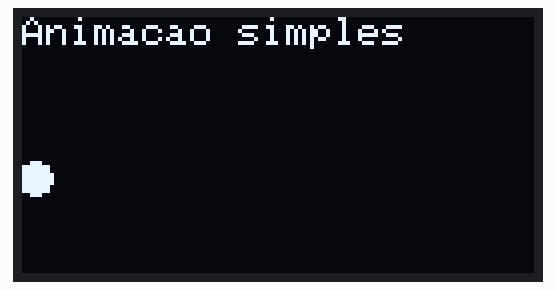
The sketch below on a simulated ESP32. On the bench: 128×64 one-colour display.

Above: at 0.36 s.
At 1.12 s:
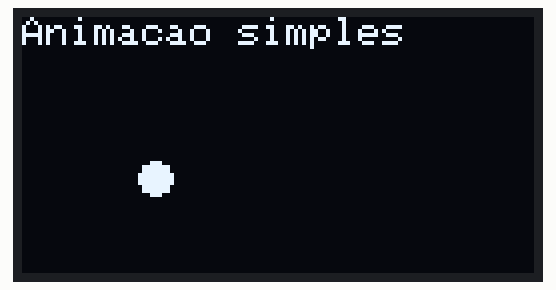
At 2.03 s:
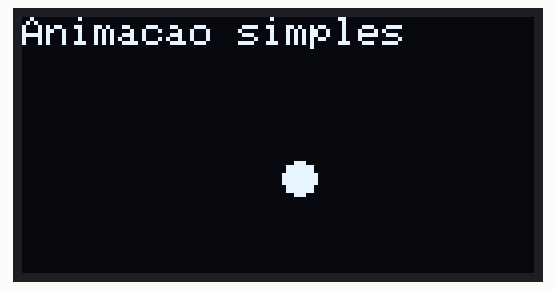
At 3.69 s:
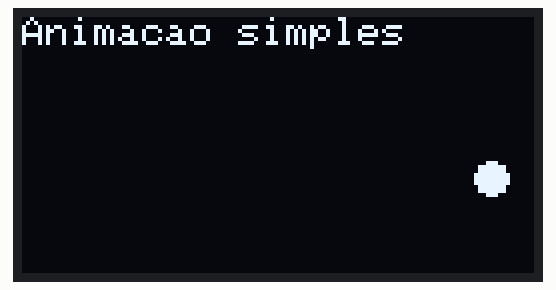
At 5.35 s:
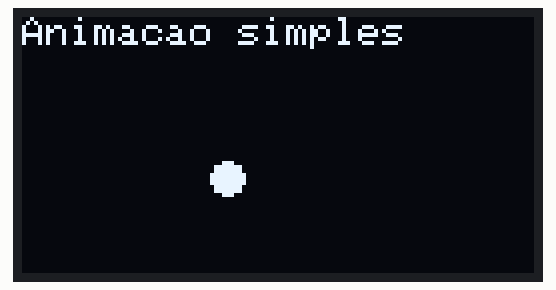
At 7.02 s:
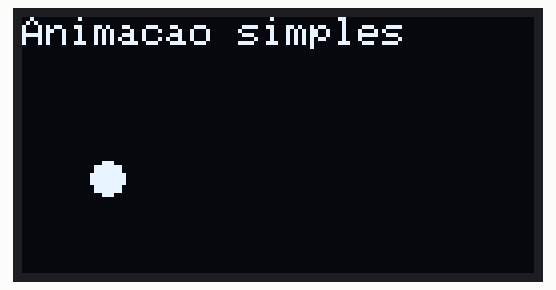

The sketch:

TEST_06_OLED_I2C_23_22.ino
```cpp
/*
  TESTE 06 - OLED SSD1306 I2C
  SDA=23 SCL=22  ADDR=0x3C
*/

#include <Arduino.h>
#include <Wire.h>
#include <Adafruit_GFX.h>
#include <Adafruit_SSD1306.h>

static const uint8_t OLED_SDA  = 23;
static const uint8_t OLED_SCL  = 22;
static const uint8_t OLED_ADDR = 0x3C;

#define SCREEN_WIDTH 128
#define SCREEN_HEIGHT 64
#define OLED_RESET -1

Adafruit_SSD1306 display(SCREEN_WIDTH, SCREEN_HEIGHT, &Wire, OLED_RESET);

void setup() {
  Serial.begin(115200);
  delay(200);

  Wire.begin(OLED_SDA, OLED_SCL);
  Wire.setClock(400000); // 400kHz

  if (!display.begin(SSD1306_SWITCHCAPVCC, OLED_ADDR)) {
    Serial.println("Falha no OLED");
    for(;;) {}
  }

  display.clearDisplay();
  display.setTextSize(1);
  display.setTextColor(WHITE);
  display.setCursor(0,0);
  display.println("OLED OK");
  display.println("SDA=23 SCL=22");
  display.display();
}

void loop() {
  static int x = 0;
  static int dir = 1;

  display.clearDisplay();
  display.setTextSize(1);
  display.setTextColor(WHITE);
  display.setCursor(0,0);
  display.println("Animacao simples");

  display.fillCircle(x, 40, 4, WHITE);
  display.display();

  x += dir * 3;
  if (x <= 4) dir = 1;
  if (x >= 124) dir = -1;

  delay(50);
}
```

Measured:
- by itself, everything shown: repeats every 6.2 s, in 82 steps
